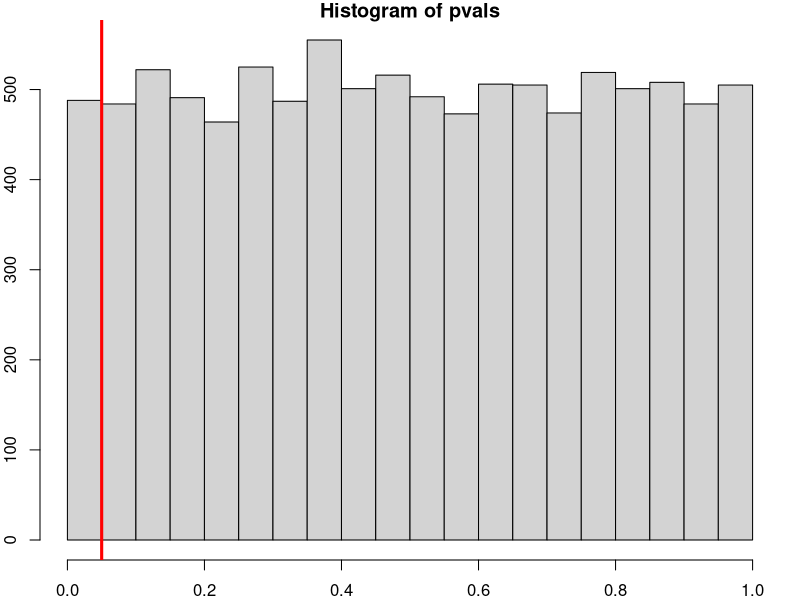

Reproduce this figure in R.
## ---- chunk 1
knitr::opts_chunk$set(echo = FALSE)
## ---- chunk 2
set.seed(21); par(mar = c(2,2,1,1)) # unimportant
# set an empty vector, to be filled with p-values
pvals <- c() 

for(i in 1:10000){ # repeat 10,000 times
    # Simulate 30 normal values with a population mean of 0
    newsample <- rnorm(n = 30, mean = 0, sd = 1)
    # Test whether the population mean is 0
    my_t_test <- t.test(newsample, alternative = "two.sided", mu = 0)
    # record the p-value (the output of t.test has some hidden values)
    pvals[i] <- my_t_test$p.value # 
}
# Testing at the 5% level
sum(pvals < 0.05) / length(pvals) # should be close to 0.05

# Fun fact: under the null hyothesis, all p-values are equally likely
# this fun fact is not relevant to this course.
hist(pvals)
abline(v = 0.05, col = "red", lwd = 3)
## ---- chunk 3
# Set parameters
mu <- 0 # don't change this, but change the other parameters
mu_0 <- 0.1
sigma <- 0.5
n <- 50

# Record p-vals
p_vals <- c()
for(i in 1:10000){
    p_vals[i] <- t.test(rnorm(n, mu, sigma), mu = mu_0)$p.value
}
# The proportion of times the null was (correctly) rejected
mean(p_vals < 0.05) # Power
mean(p_vals > 0.05) # P(Type 2 Error)
## ---- chunk 4
1 - dbinom(0, size = 10, prob = 0.05)
## ---- chunk 5
1 - dbinom(0, size = 10, prob = 0.05)
